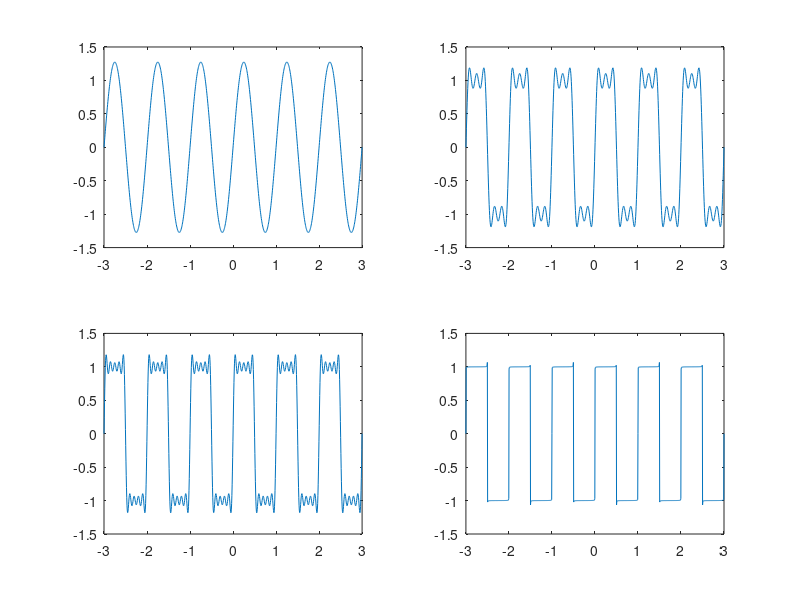
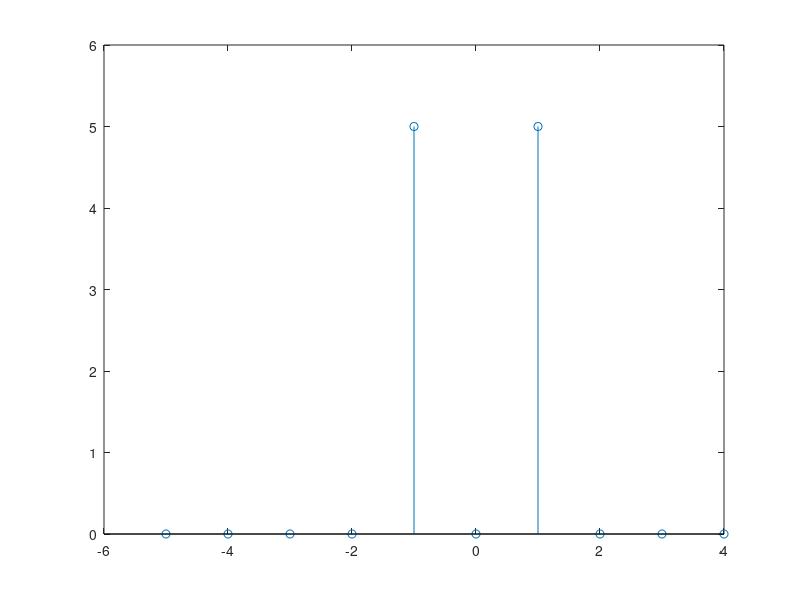
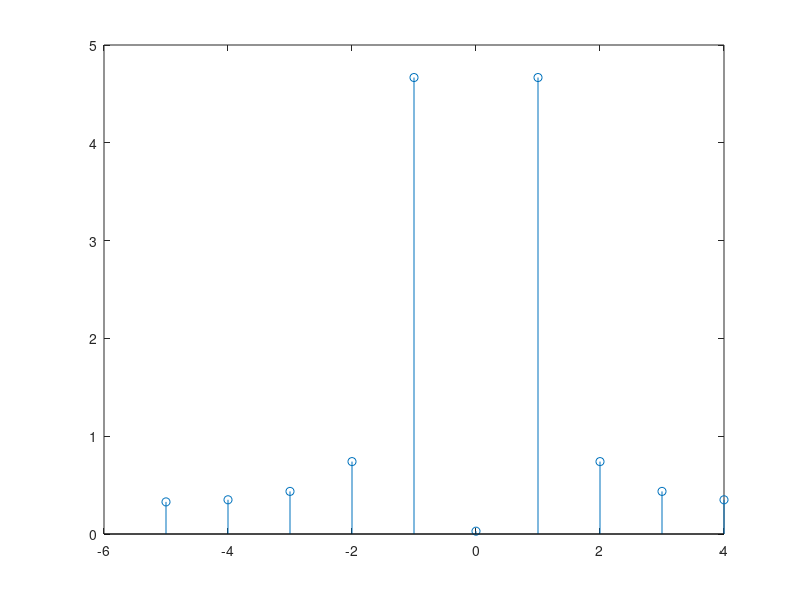

The MATLAB script that drew these images, in order:
clc
%1 FS 
%2 FS coefficients 
t=linspace(-3,3,1000);
x_t=zeros(1,length(t));
for n=-1:1:1
  if(n~=0)
   x_t+=(-1/(j*2*pi*n))*(exp(j*pi*n)+exp(-j*pi*n)-2)*(exp(j*n*2*pi*t));
  end
end
figure(1)
subplot(2,2,1)
plot(t,x_t)

x_t=zeros(1,length(t));
for n=-5:1:5
  if(n~=0)
   x_t+=(-1/(j*2*pi*n))*(exp(j*pi*n)+exp(-j*pi*n)-2)*(exp(j*n*2*pi*t));
  end
end
subplot(2,2,2)
plot(t,x_t)
x_t=zeros(1,length(t));
for n=-10:1:10
  if(n~=0)
   x_t+=(-1/(j*2*pi*n))*(exp(j*pi*n)+exp(-j*pi*n)-2)*(exp(j*n*2*pi*t));
  end
end
subplot(2,2,3)
plot(t,x_t)
x_t=zeros(1,length(t));
for n=-1000:1:1000
  if(n~=0)
   x_t+=(-1/(j*2*pi*n))*(exp(j*pi*n)+exp(-j*pi*n)-2)*(exp(j*n*2*pi*t));
  end
end
subplot(2,2,4)
plot(t,x_t)
%3 Period to inf and FT 
%4 DTFT , sampling & Periodic Spectrum
%5 DFT ,sampling frequencies and periodic time domain
%6 FFT and quicker algorithm  
%7 FFT leakage 
%2 A sin of f=1Hz fs=10Hz and no leakage occurs because 1Hz can be represented using DFT
t=0:0.1:0.9;
y=sin(2*pi*t);
Y=fft(y);
f=-5:5-1;
figure(2)
stem(f,abs(fftshift(Y)))
%2 A sin of f=1Hz fs=10Hz and leakage occurs because 1Hz can be represented using DFT
t=0:0.1:0.9;
y=sin(2*pi*1.1*t);
Y=fft(y);
f=-5:5-1;
figure(3)
stem(f,abs(fftshift(Y)))